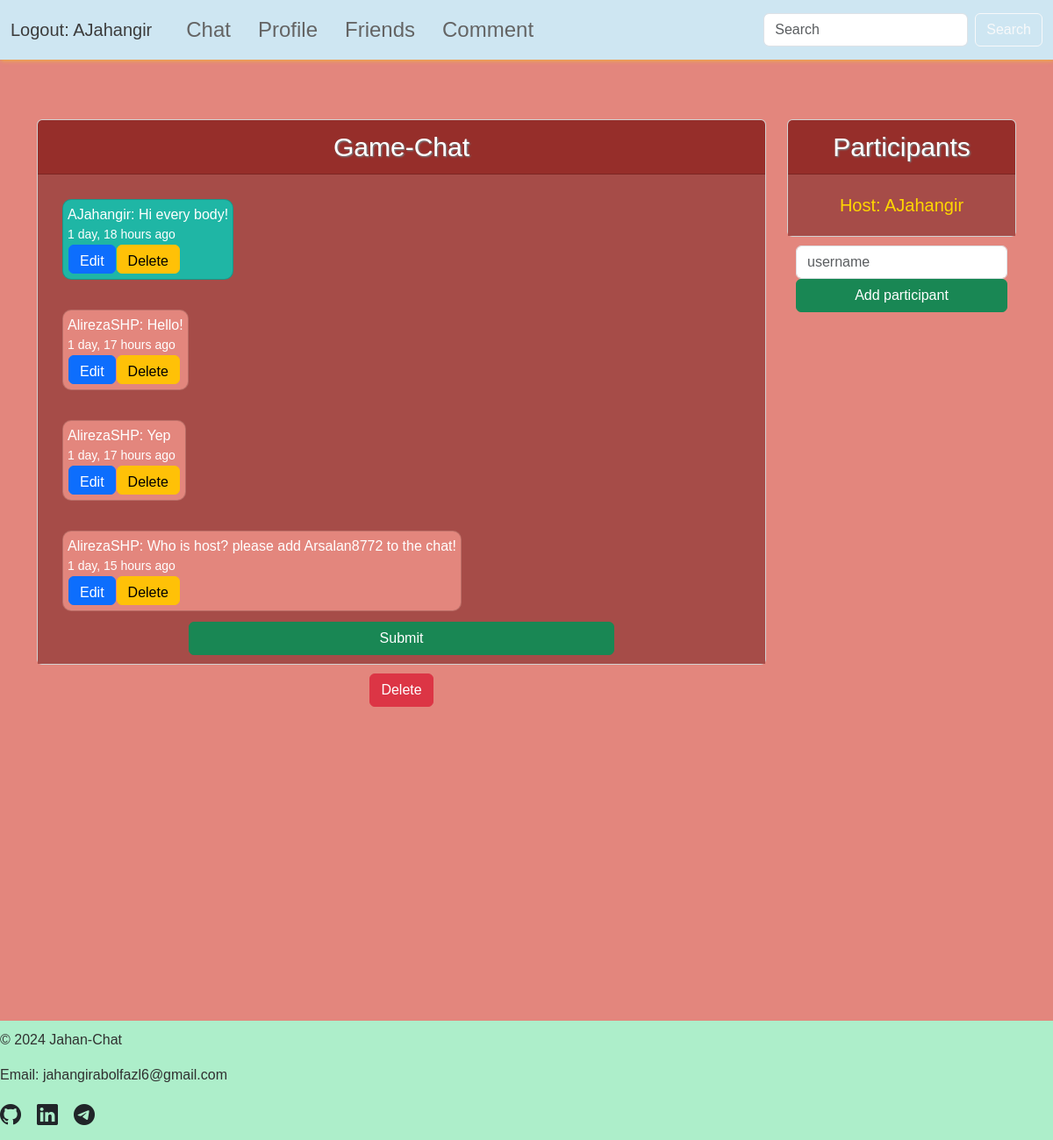
The app's page /success-send/1/ (signed in) with its own data.
### base/models.py (models this page shows, shortened)
class CustomUser(AbstractUser):
    friends = models.ManyToManyField("self", symmetrical=True, blank=True)
    created = models.DateTimeField(auto_now_add=True)
    groups = models.ManyToManyField(
        Group,
        related_name='customuser_set',
        blank=True,
        help_text='The groups this user belongs to. A user will get all permissions granted to each of their groups.',
        related_query_name='customuser',
    )
    user_permissions = models.ManyToManyField(
        Permission,
        related_name='customuser_set',
        blank=True,
        help_text='Specific permissions for this user.',
        related_query_name='customuser',
    )
    class Meta:
        ordering = ["created"]
    def __str__(self):
        return self.username

class Chat(models.Model):
    name = models.CharField(max_length=50, unique=True)
    host = models.ForeignKey(CustomUser, on_delete=models.CASCADE, related_name="hosted_chats")
    participants = models.ManyToManyField(CustomUser, related_name="chats")
    description = models.TextField(blank=True)
    created = models.DateTimeField(auto_now_add=True)
    status = models.CharField(max_length=10, choices=[("open", "open"), ("close", "close")], default="open")
    isDirect = models.BooleanField(default=False)
    class Meta:
        ordering = ["-created"]
        indexes = [
            models.Index(fields=["created"]),
        ]

class Message(models.Model):
    author = models.ForeignKey(CustomUser, on_delete=models.CASCADE, related_name="messages")
    chat = models.ForeignKey(Chat, on_delete=models.CASCADE, related_name="messages")
    body = models.TextField()
    created = models.DateTimeField(auto_now_add=True)
    updated = models.DateTimeField(auto_now=True)
    class Meta:
        ordering = ["created"]
        indexes = [
            models.Index(fields=["created"]),
        ]

### base/views.py (the view, shortened to what this page needs)
# urls.py: path("success-send/<str:pk>/", views.sendMessage, name="success_send"),
def sendMessage(request, pk):
    chat = Chat.objects.get(id=pk)
    if request.user not in chat.participants.all():
        chat.participants.add(request.user)
    messages = chat.messages.all().order_by("created")
    context = {
        "chat": chat,
        "chat_messages": messages
        }
    return render(request, "base/chat_details.html", context=context)

### base/templates/base/chat_details.html (shortened to what this page needs)
{% extends 'base.html' %}
{% load static %}
{% block extra_css %}
    <link rel="stylesheet" href="{% static 'style/chat_details.css' %}">
{% endblock extra_css %}
{% block page_content %}
    <div class="container mt-5">
        <div class="row">
            <div class="col-9">
                <div class="card">
                    <div class="card-header">{{ chat.name }}</div>
                    <div class="card-body chat-container">
                        {% for chat_message in chat_messages %}
                            <div class="message-container" id="message-{{ chat_message.id }}" data-message-id="{{ chat_message.id }}">
                                <div class="message-content">
                                    <div class="card message-card {% if chat_message.author == user %}my-message{% else %}other-message{% endif %}">
                                        {{ chat_message.author }}: {{ chat_message.body }}
                                        <br>
                                        <small>{{ chat_message.created|timesince }} ago</small>
                                        <div class="message-buttons">
                                            <button type="button" class="btn btn-primary edit-button" data-message-id="{{ chat_message.id }}">
                                                Edit
                                            </button>
                                            <button type="button" class="btn btn-warning delete-button" data-message-id="{{ chat_message.id }}">
                                                Delete
                                            </button>
                                        </div>
                                    </div>
                                </div>
                            </div>
                        {% endfor %}
                    </div>
                    <div class="form-container">
                        <form id="message-form" method="post" action="{% url 'success_send' chat.id %}">
                            <button type="submit" class="btn btn-success">Submit</button>
                        </form>
                    </div>
                </div>
                {% if request.user == chat.host %}
                    <div class="delete-chat-container">
                        <button class="btn btn-danger delete-chat" data-chat-id="{{ chat.id }}">Delete</button>
                    </div>
                {% endif %}
            </div>
            <div class="col-3">
                <div class="participants-container">
                    <div class="card">
                        <div class="card-header">Participants</div>
                        <div class="card-body">
                            <div class="participants-links">
                                <a href="{% url 'showing_profile' chat.host.username chat.host.id %}" target="_blank">Host: {{ chat.host }}</a>
                            </div>
                        </div>
                    </div>
                    {% if request.user == chat.host %}
                        <div class="add-participant">
                            <form action="{% url 'add_participant' chat.name chat.id %}" method="post">
                                <div class="form-container">
                                    <input class="form-control" type="text" name="username" placeholder="username">
                                    <button class="btn btn-success" type="submit">Add participant</button>
                                </div>
                            </form>
                        </div>
                    {% endif %}
                </div>
            </div>
        </div>
    </div>
{% endblock page_content %}

### templates/base.html (shortened to what this page needs)
<!DOCTYPE html>
{% load static %}
<html lang="en">
<head>
    <link href="https://cdn.jsdelivr.net/npm/bootstrap@5.3.3/dist/css/bootstrap.min.css" rel="stylesheet">
    <link rel="stylesheet" href="{% static 'style/base.css' %}">
    <link rel="stylesheet" href="https://cdnjs.cloudflare.com/ajax/libs/bootstrap-icons/1.10.5/font/bootstrap-icons.min.css">
    {% block extra_css %}{% endblock extra_css %}
</head>
<body>
  <header>
    <nav class="navbar navbar-expand-lg">
        <div class="container-fluid">
          {% if request.user.is_authenticated %}
          <a class="navbar-brand" href="{% url 'logout' %}">
            Logout: {{ request.user.username }}
          </a>
          {% else %}
          <a class="navbar-brand" href="{% url 'login' %}">
            Login
          </a>
          {% endif %}
          <div class="collapse navbar-collapse" id="navbarNav">
            <ul class="navbar-nav">
              <li class="nav-item">
                <a class="nav-link" aria-current="page" href="{% url 'chat' %}">Chat</a>
              </li>
              <li class="nav-item">
                <a class="nav-link" href="{% if user.is_authenticated %}{% url 'profile' user.username user.id %}{% else %}{% url 'login' %}{% endif %}">Profile</a>
              </li>
              <li class="nav-item">
                <a class="nav-link" href="{% url 'friends' %}">Friends</a>
              </li>
              <li class="nav-item">
                <a class="nav-link" href="{% url 'comment' %}">Comment</a>
              </li>
            </ul>
          </div>
        <form action="" class="d-flex" role="search">
            <input class="form-control me-2" type="search" placeholder="Search" aria-label="Search">
            <button class="btn btn-outline-light" type="submit">Search</button>
        </form>
        </div>
      </nav>
    </header>
    <main>
      {% block page_content %}{% endblock page_content %}
    </main>
    <footer>
      <div class="footer-container">
        <p>&copy; 2024 Jahan-Chat</p>
        <p>Email: jahangirabolfazl6@gmail.com</p>
        <div class="social-icons">
          <a href="https://github.com/Jahan-Jahan" target="_blank" class="text-dark me-2">
            <i class="bi bi-github"></i>
          </a>
          <a href="https://www.linkedin.com/in/abolfazl-jahangir-a69109242/" target="_blank" class="text-dark me-2">
            <i class="bi bi-linkedin"></i>
          </a>
          <a href="https://t.me/jahangir845" target="_blank" class="text-dark me-2">
            <i class="bi bi-telegram"></i>
          </a>
        </div>
      </div>
    </footer>
</body>
</html>

### static/style/base.css (style rules this page uses)
html, body { margin: 0; padding: 0; height: 100%; }
body { background-color: #E3867D; font-family: 'Lucida Sans', 'Lucida Sans Regular', 'Lucida Grande', 'Lucida Sans Unicode', Geneva, Verdana, sans-serif; display: flex; flex-direction: column; min-height: 100vh; }
.navbar { background-color: #CEE6F2; box-shadow: 1px 1px 5px rgba(255, 217, 0, 0.523); }
.nav-item { font-size: 1.5em; padding-left: 15px; margin: 0; }
.nav-item .nav-link { color: rgb(100, 100, 100); }
.navbar-brand { color: rgb(60, 60, 60); }
main { flex: 1; padding: 20px; }
.footer-container { color: #303030; padding: 10px 0; background-color: #adeeca; }
.social-icons { display: flex; justify-content: flex-start; align-items: flex-start; gap: 10px; }
.social-icons a { font-size: 1.5em; color: #303030; transition: color 0.3s; }

### static/style/chat_details.css (style rules this page uses)
.container { margin-bottom: 50px; }
.chat-container { display: flex; flex-direction: column; height: 500px; overflow-y: scroll; background-color: #A64C48; }
.card-header { text-align: center; font-size: 30px; text-shadow: 1px 1px 2px rgba(88, 222, 234, 0.56); color: white; background-color: #962E2A; }
.message-card { display: flex; flex-direction: column; width: fit-content; text-wrap: wrap; color: white; background-color: #E3867D; border-radius: 10px; margin: 12px; padding: 5px; }
.my-message { background-color: #1FB6A5; }
#message-form { padding: 10px; width: 100%; box-sizing: border-box; background-color: #A64C48; }
.participants-container .card-body { background-color: #A64C48; color: white; text-align: center; padding: 10px; }
.participants-container .card-body .participants-links a { font-size: 20px; text-decoration: none; margin: 10px; color: gold; }
.participants-container .card-body .participants-links { margin: 10px; }
.add-participant { padding: 10px; }
.form-container { display: flex; flex-direction: column; justify-content: center; }
.delete-chat-container { display: flex; justify-content: center; margin-top: 10px; }
.message-container { margin-bottom: 10px; }
.message-content { display: flex; align-items: center; width: fit-content; }
.form-container #message-form button { display: block; width: 60%; align-self: center; margin: auto; }
.message-buttons { display: flex; height: 35px; font-size: 15px; padding: 1px; gap: 1px; }

### records on screen
CustomUser: user.username "AJahangir"
Chat: name "Game-Chat", host "AJahangir"
Message: author "AJahangir", body "Hi every body!", created "1 day, 18 hours"
Message: author "AlirezaSHP", body "Hello!", created "1 day, 17 hours"
Message: author "AlirezaSHP", body "Yep", created "1 day, 17 hours"
Message: author "AlirezaSHP", body "Who is host? please add Arsalan8772 to the chat!", created "1 day, 15 hours"
